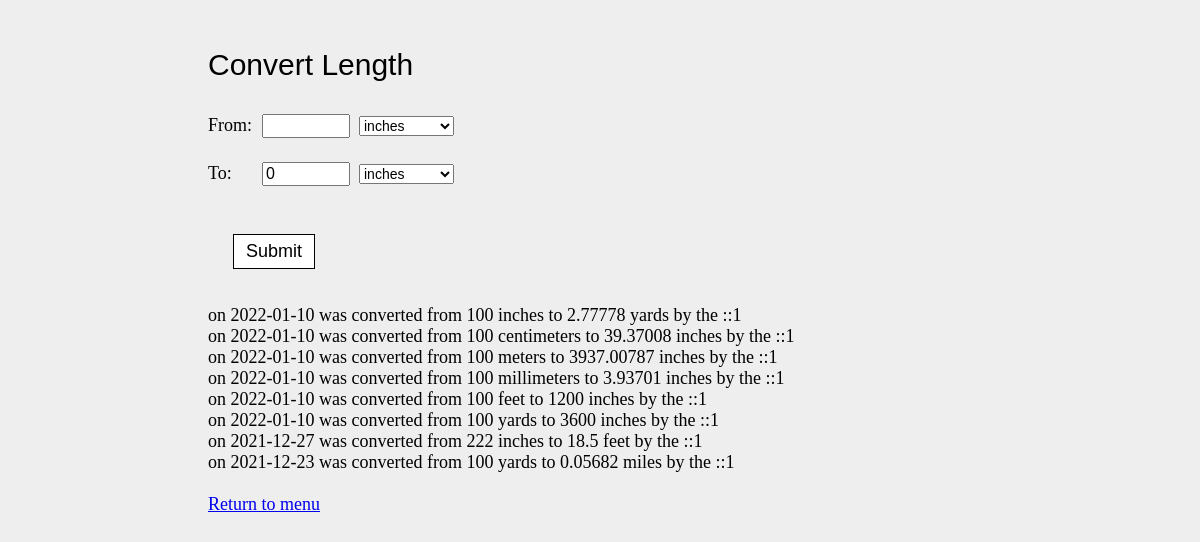
/length.php, run on the app's committed database.
### tables this page shows
CREATE TABLE `length_and_distance` (
  `id` int(11) NOT NULL,
  `girilen` varchar(500) NOT NULL,
  `nerden` varchar(500) NOT NULL,
  `sonuc` varchar(500) NOT NULL,
  `nereye` varchar(500) NOT NULL,
  `ip_adresi` varchar(500) NOT NULL,
  `tarih` date NOT NULL
);

### includes/functions.php (called while the page is built, shortened)
<?php
function float_to_string($float, $precision=5) {
  $float = (float) $float;
  $string = number_format($float, $precision, '.', '');
  $string = rtrim($string, '0');
  $string = rtrim($string, '.');
  return $string;
}
?>

### length.php (the view, shortened to what this page needs)
<?php
include("includes/ayarlar.php");
require_once('includes/functions.php');
$from_value = '';
$from_unit = '';
$to_unit = '';
$to_value = '';
?>
<!DOCTYPE html>
<html>
<head>
  <link href="styles.css" rel="stylesheet" type="text/css">
</head>
<body>
  <div id="main-content">
    <h1>Convert Length</h1>
    <form action="" method="post">
      <div class="entry">
        <label>From:</label>&nbsp;
        <input type="text" name="from_value" value="<?php echo $from_value; ?>" />&nbsp;
        <select name="from_unit">
          <option value="inches" <?php if ($from_unit == 'inches') {
                                    echo " selected";
                                  } ?>>inches</option>
        </select>
      </div>
      <div class="entry">
        <label>To:</label>&nbsp;
        <input type="text" name="to_value" value="<?php echo float_to_string($to_value); ?>" />&nbsp;
        <select name="to_unit">
          <option value="inches" <?php if ($to_unit == 'inches') {
                                    echo " selected";
                                  } ?>>inches</option>
        </select>
      </div>
      <input type="submit" name="submit" value="Submit" />
    </form>
    <?php
    $cevaplar = $db->prepare("SELECT * FROM length_and_distance GROUP BY id DESC");
    $cevaplar->execute();
    $rows = $cevaplar->fetchAll(PDO::FETCH_ASSOC);
    foreach ($rows as $key => $row) {
      echo "on ".$row["tarih"]." "."was converted from ".$row["girilen"]." ".$row["nerden"]." "."to ".$row["sonuc"]." ".$row["nereye"]." "."by the ".$row["ip_adresi"]."<br />";
    }
    ?>
    <br />
    <a href="index.php">Return to menu</a>
  </div>
</body>
</html>

### Styles.css (style rules this page uses)
html { height: 100%; width: 100%; margin: 0; padding: 0; }
body { height: 100%; width: 100%; padding: 0; background: #EEE; font: 18px Georgia, Times, "Times New Roman", Serif; }
#main-content { width: 800px; margin: 0 auto; padding: 20px 0; }
h1 { font: 30px Arial, "Helvetica Neue", Helvetica, Sans-Serif; }
form label { display: inline-block; width: 45px; }
form input[type="text"] { width: 80px; font-size: 16px; line-height: 16px; }
form select { margin: 1em 0; font-size: 14px; }
form input[type="submit"] { font-size: 1em; text-decoration: none; color: black; display: block; background: white; margin: 2em 0 2em 25px; padding: 6px 12px; border: 1px solid black; }

### data on the page
length_and_distance: tarih "2022-01-10", girilen "100", nerden "inches", sonuc "2.77778", nereye "yards", ip_adresi "::1"
length_and_distance: tarih "2022-01-10", girilen "100", nerden "centimeters", sonuc "39.37008", nereye "inches", ip_adresi "::1"
length_and_distance: tarih "2022-01-10", girilen "100", nerden "meters", sonuc "3937.00787", nereye "inches", ip_adresi "::1"
length_and_distance: tarih "2022-01-10", girilen "100", nerden "millimeters", sonuc "3.93701", nereye "inches", ip_adresi "::1"
length_and_distance: tarih "2022-01-10", girilen "100", nerden "feet", sonuc "1200", nereye "inches", ip_adresi "::1"
length_and_distance: tarih "2022-01-10", girilen "100", nerden "yards", sonuc "3600", nereye "inches", ip_adresi "::1"
length_and_distance: tarih "2021-12-27", girilen "222", nerden "inches", sonuc "18.5", nereye "feet", ip_adresi "::1"
length_and_distance: tarih "2021-12-23", girilen "100", nerden "yards", sonuc "0.05682", nereye "miles", ip_adresi "::1"
